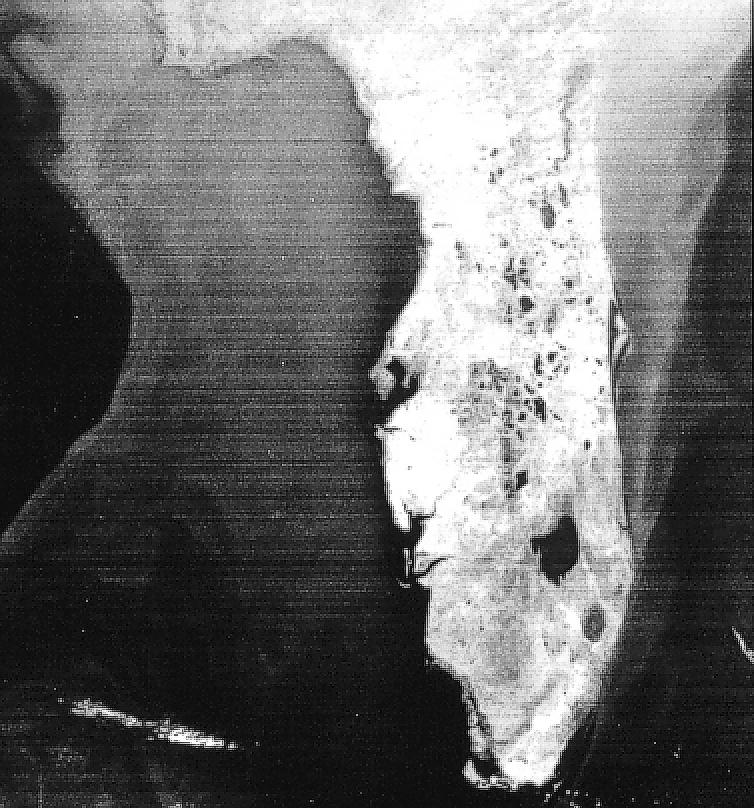
%> input picture lab8/2.png, 754 x 808 px
$ octave q2_final.m   (GNU Octave 9; MATLAB toolbox functions it lacks are replaced by stand-ins)
%> lines starting %> are read from the running program, lines starting %| are printed output that depends on the picture; in (x1, y1, x2, y2) boxes, pixels count from 0 and x2, y2 are one past the last pixel; in counts of white or black regions, pixels touching at a corner belong together; the program's own positions count from 1
clc;    % Clear the command window.
close all;  % Close all figures (except those of imtool.)
clear;  % Erase all existing variables. Or clearvars if you want.
workspace;  % Make sure the workspace panel is showing.
format long g;
format compact;
fontSize = 14;

% Read in a standard MATLAB gray scale demo image.
folder = fileparts(which('2.png')); % Determine where demo folder is (works with all versions).
baseFileName = '2.png';
% Get the full filename, with path prepended.
fullFileName = fullfile(folder, baseFileName);
% Check if file exists.
if ~exist(fullFileName, 'file')
	% File doesn't exist -- didn't find it there.  Check the search path for it.
	fullFileName = baseFileName; % No path this time.
	if ~exist(fullFileName, 'file')
		% Still didn't find it.  Alert user.
		errorMessage = sprintf('Error: %s does not exist in the search path folders.', fullFileName);
		uiwait(warndlg(errorMessage));
		return;
	end
end
grayImage = imread(fullFileName);
%> grayImage is the input picture: size 808x754 uint8; min 0, max 255, mean 109.3
[rows columns numberOfColorBands] = size(grayImage);
%> rows = 808; columns = 754; numberOfColorBands = 1
if numberOfColorBands > 1
	grayImage = rgb2gray(grayImage);
end
subplot(2, 3, 1);
imshow(grayImage, [0 255]);
set(gcf, 'Name', ['Results for ' fullFileName]);
title('Original Image', 'FontSize', fontSize);
set(gcf, 'units','normalized','outerposition',[0 0 1 1]); % Maximize figure.

% Add big ripples to it.
rowVector = (1 : rows)';
%> rowVector = 808 values from 1 to 808
period = 10; % 20 rows
amplitude = 0.5; % Magnitude of the ripples.
offset = 1 - amplitude; % How much the cosine is raised above 0.
cosVector = amplitude * (1 + cos(2 * pi * rowVector / period))/2 + offset;
ripplesImage = repmat(cosVector, [1, columns]);

% Multiply the ripples by the image to get an image with periodic "noise" in it.
grayImage = ripplesImage .* double(grayImage);
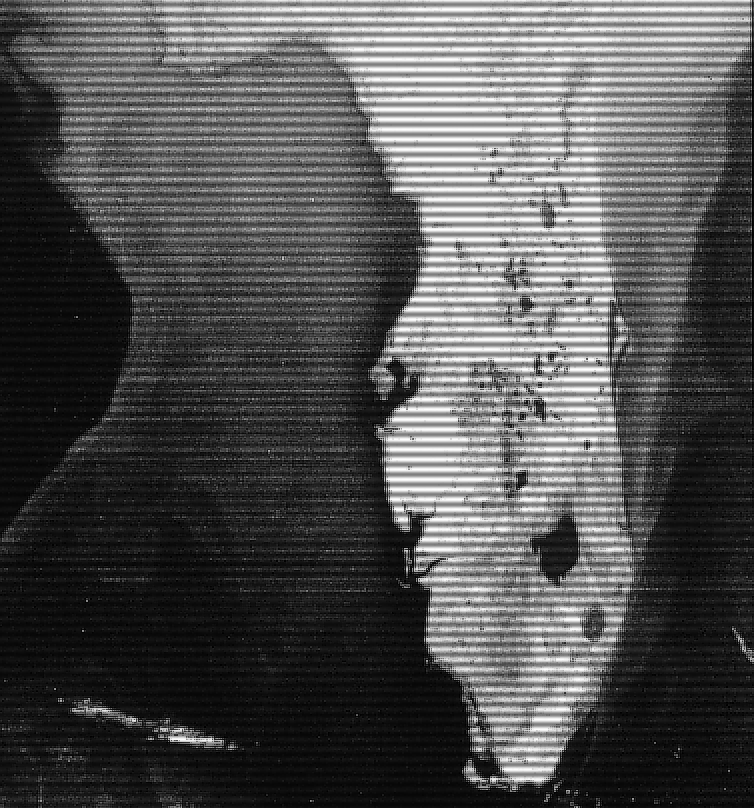
%> grayImage: size 808x754 double; min 0, max 255, mean 81.9
subplot(2, 3, 2);
imshow(grayImage, [0 255]);
axis on;
title('Image with periodic ripples', 'FontSize', fontSize);

% Compute the 2D fft.
frequencyImage = fftshift(fft2(grayImage));
% Take log magnitude so we can see it better in the display.
amplitudeImage = log(abs(frequencyImage));
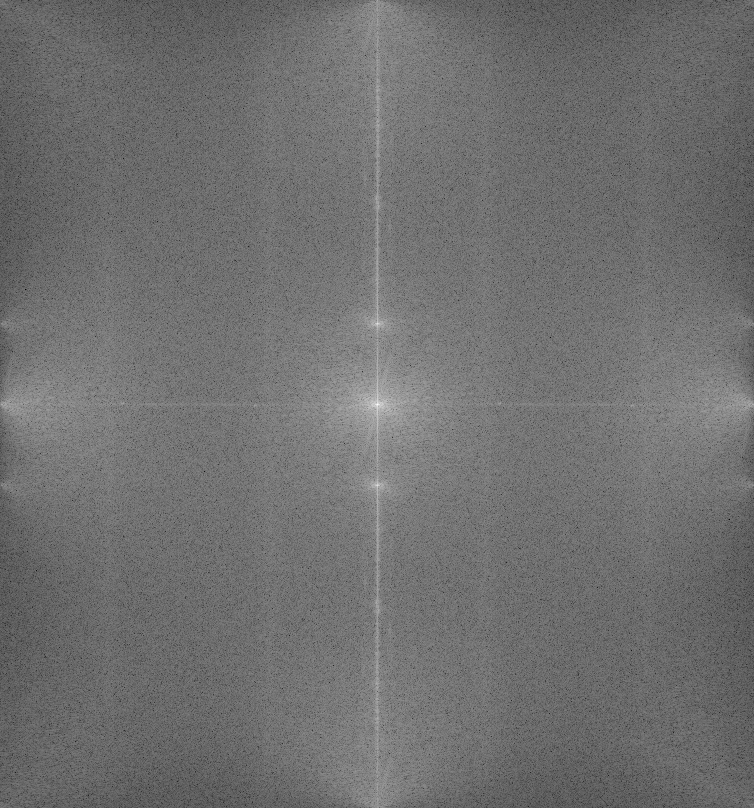
%> amplitudeImage: size 808x754 double; min 1.86, max 17.73, mean 8.84; drawn with min black and max white
subplot(2, 3, 3);
imshow(amplitudeImage, []);
caption = sprintf('Convert to frequency domain');
title(caption, 'FontSize', fontSize);
axis on;

% Find the location of the big spikes.
amplitudeThreshold = 11.5;
brightSpikes = amplitudeImage > amplitudeThreshold; % Binary image.
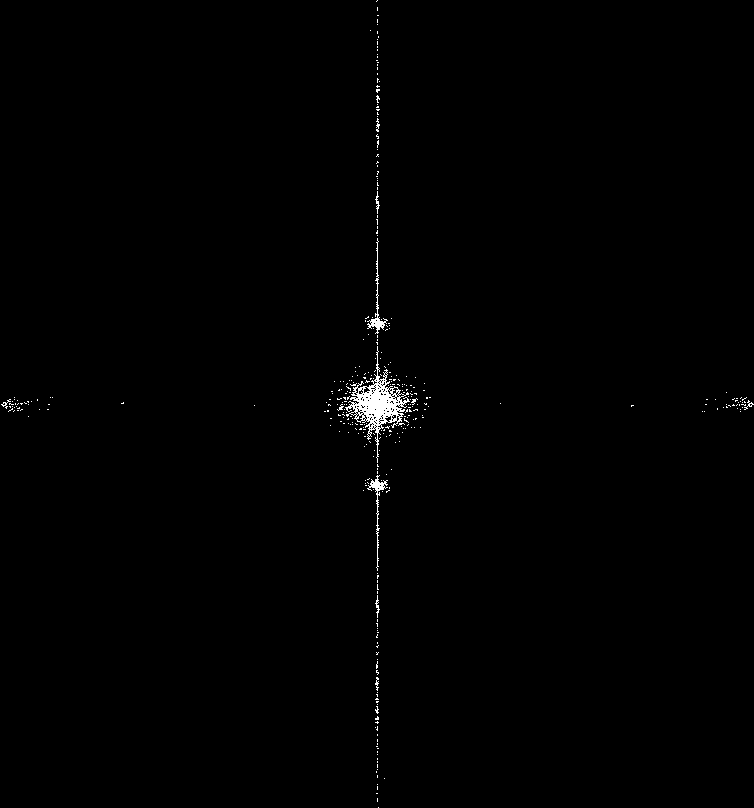
%> brightSpikes: size 808x754 logical; 0.56% white; 353 white regions (344 under 20 px), largest, box (x1, y1, x2, y2) and area: (345, 346, 410, 463) 1801, (367, 238, 388, 334) 265, (367, 475, 388, 571) 265
subplot(2, 3, 4);
imshow(brightSpikes);
axis on;
title('Bright Spikes', 'FontSize', fontSize);

% Exclude the central DC spike.  Everything from row 115 to 143.
brightSpikes(250:350, :) = 0;
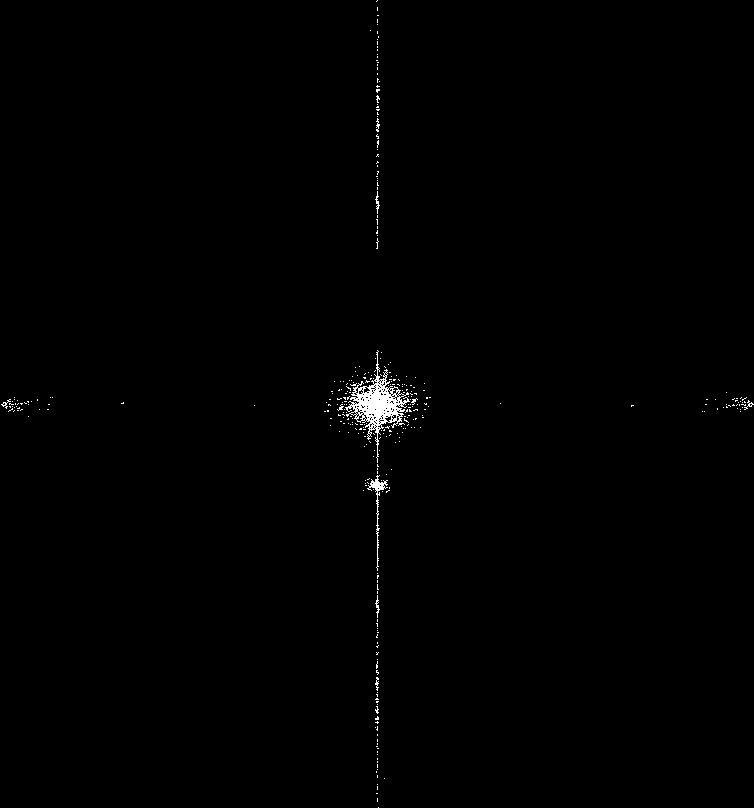
%> brightSpikes: size 808x754 logical; 0.51% white; 337 white regions (329 under 20 px), largest, box (x1, y1, x2, y2) and area: (345, 350, 410, 463) 1797, (367, 475, 388, 571) 265, (375, 191, 380, 214) 40
imshow(brightSpikes);
title('Bright spikes other than central spike', 'FontSize', fontSize);

% Filter/mask the spectrum.
frequencyImage(brightSpikes) = 0;
% Take log magnitude so we can see it better in the display.
amplitudeImage2 = log(abs(frequencyImage));
minValue = min(min(amplitudeImage2));
%> minValue = -Inf
maxValue = max(max(amplitudeImage2));
%> maxValue = 15.86
subplot(2, 3, 5);
imshow(amplitudeImage2, [minValue maxValue]);
amplitudeImage2 = amplitudeImage-amplitudeImage2;
%> amplitudeImage2: size 808x754 double; 0.51% of the values are NaN or infinite; the others: min 0, max 0, mean 0
axis on;
title('Spikes zeroed out', 'FontSize', fontSize);

filteredImage = ifft2(fftshift(frequencyImage));
amplitudeImage3 = abs(filteredImage);
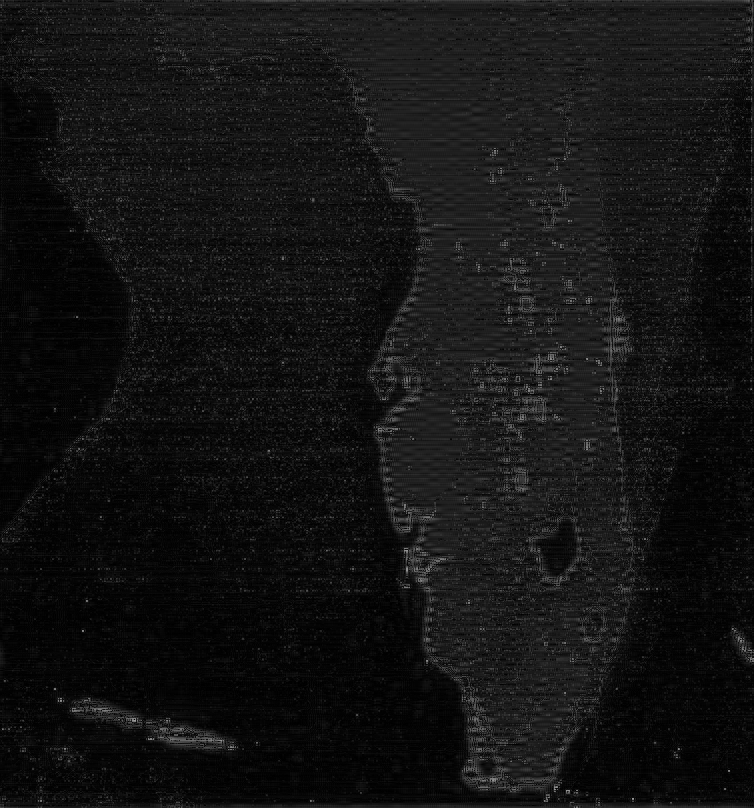
%> amplitudeImage3: size 808x754 double; min 0.0201, max 162.7, mean 19.6
minValue = min(min(amplitudeImage3));
%> minValue = 0.0201
maxValue = max(max(amplitudeImage3));
%> maxValue = 162.7
% [12 lines of commented-out code are left out]
subplot(2, 3, 6);
imshow(amplitudeImage3, [minValue maxValue]);
title('Filtered Image', 'FontSize', fontSize);
